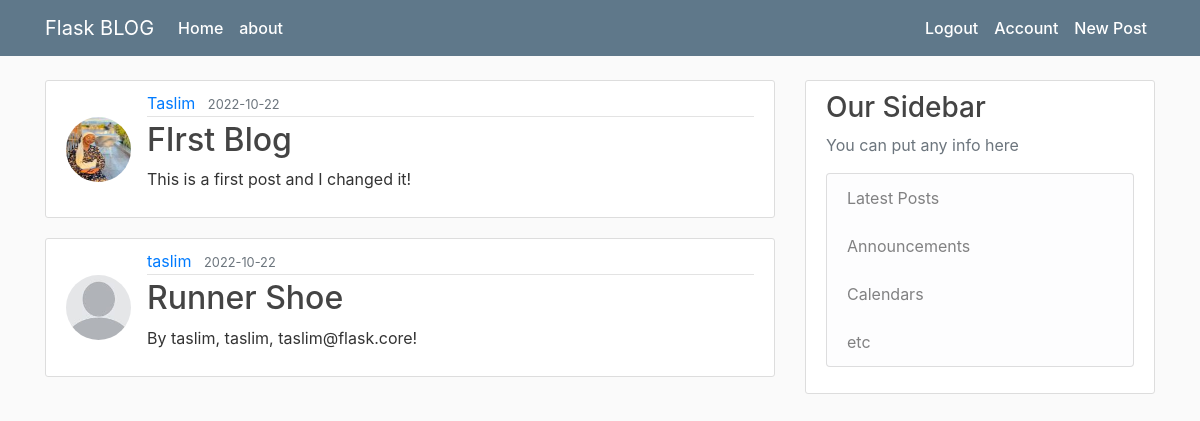
Screenshot of / (signed in) with the database file from the repository.
### flask_blog/models.py (models this page shows, shortened)
class Post(db.Model):
    id = db.Column(db.Integer, primary_key=True)
    title = db.Column(db.String(100), nullable=False)
    date_posted = db.Column(db.DateTime, nullable=False, default=datetime.utcnow)
    content = db.Column(db.Text, nullable=False)
    user_id = db.Column(db.Integer, db.ForeignKey('user.id'), nullable=False)

class User(db.Model, UserMixin):
    id = db.Column(db.Integer, primary_key=True)
    username = db.Column(db.String(20), unique=True, nullable=False)
    email = db.Column(db.String(120), unique=True, nullable=False)
    image_file = db.Column(db.String(120), nullable=False, default='default.jpg')
    password = db.Column(db.String(60), nullable=False)
    posts = db.relationship('Post', backref='author', lazy=True)

### flask_blog/routes.py (the view)
@app.route("/home")
@app.route("/")
def home():
    posts = Post.query.all()
    return render_template('home.html', posts=posts)

### flask_blog/models.py (called while the page is built)
@login_manager.user_loader
def load_user(user_id):
    return User.query.get(int(user_id))

### flask_blog/templates/home.html (shortened to what this page needs)
{% extends 'base.html' %}
{% block content %}
    {% for post in posts %}
        <article class="media content-section">
            <img src="{{ url_for('static', filename='profile_pics/' + post.author.image_file) }}" alt="" class="rounded-circle article-img">
            <div class="media-body">
                <div class="article-metadata">
                    <a href="" class="mr-2">{{ post.author.username }}</a>
                    <small class="text-muted">{{ post.date_posted.strftime('%Y-%m-%d') }}</small>
                </div>
                <h2><a href="{{ url_for('post', post_id=post.id) }}" class="article-title">{{ post.title }}</a></h2>
                <p class="article-content">{{ post.content }}</p>
            </div>
        </article>
    {% endfor %}
{% endblock %}

### flask_blog/static/main.css (style rules this page uses)
body { background: #fafafa; color: #333; margin-top: 5rem; }
h1, h2, h3, h4, h5, h6 { color: #444; }
.content-section { background: #fff; padding: 10px 20px; border: 1px solid #ddd; border-radius: 3px; margin-bottom: 20px; }
.article-title { color: #444; }
.article-content { white-space: pre-line; }
.article-img { height: 65px; width: 65px; margin-right: 16px; }
.article-metadata { padding-bottom: 1px; margin-bottom: 4px; border-bottom: 1px solid #e3e3e3; }
.media { display: flex; align-items: center; }

### rows the page displays
Post: image_file (picture), author.username "Taslim", date_posted "2022-10-22", title "FIrst Blog", content "This is a first post and I changed it!"
Post: image_file (placeholder picture), author.username "taslim", date_posted "2022-10-22", title "Runner Shoe", content "By taslim, taslim, taslim@flask.core!"
